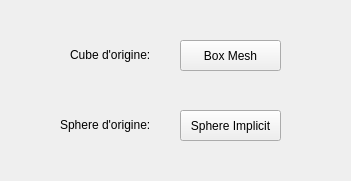
       <widget class="QWidget" name="page">
        <property name="geometry">
         <rect>
          <x>0</x>
          <y>0</y>
          <width>351</width>
          <height>181</height>
         </rect>
        </property>
        <attribute name="label">
         <string>Forme initiale</string>
        </attribute>
        <widget class="QPushButton" name="sphereImplicit">
         <property name="geometry">
          <rect>
           <x>180</x>
           <y>110</y>
           <width>101</width>
           <height>31</height>
          </rect>
         </property>
         <property name="toolTip">
          <string>&lt;!DOCTYPE HTML PUBLIC &quot;-//W3C//DTD HTML 4.0//EN&quot; &quot;http://www.w3.org/TR/REC-html40/strict.dtd&quot;&gt;
&lt;html&gt;&lt;head&gt;&lt;meta name=&quot;qrichtext&quot; content=&quot;1&quot; /&gt;&lt;style type=&quot;text/css&quot;&gt;
p, li { white-space: pre-wrap; }
&lt;/style&gt;&lt;/head&gt;&lt;body style=&quot; font-family:'MS Shell Dlg 2'; font-size:8pt; font-weight:400; font-style:normal;&quot;&gt;
&lt;p style=&quot; margin-top:0px; margin-bottom:0px; margin-left:0px; margin-right:0px; -qt-block-indent:0; text-indent:0px;&quot;&gt;&lt;span style=&quot; color:#5500ff;&quot;&gt;Callback #01&lt;/span&gt;&lt;/p&gt;
&lt;p style=&quot; margin-top:0px; margin-bottom:0px; margin-left:0px; margin-right:0px; -qt-block-indent:0; text-indent:0px;&quot;&gt;&lt;span style=&quot; font-style:italic; color:#aa00ff;&quot;&gt;Create Eurographics 1996 Bear&lt;/span&gt;&lt;/p&gt;&lt;/body&gt;&lt;/html&gt;</string>
         </property>
         <property name="text">
          <string>Sphere Implicit</string>
         </property>
         <property name="checkable">
          <bool>false</bool>
         </property>
        </widget>
        <widget class="QPushButton" name="boxMesh">
         <property name="geometry">
          <rect>
           <x>180</x>
           <y>40</y>
           <width>101</width>
           <height>31</height>
          </rect>
         </property>
         <property name="toolTip">
          <string>&lt;!DOCTYPE HTML PUBLIC &quot;-//W3C//DTD HTML 4.0//EN&quot; &quot;http://www.w3.org/TR/REC-html40/strict.dtd&quot;&gt;
&lt;html&gt;&lt;head&gt;&lt;meta name=&quot;qrichtext&quot; content=&quot;1&quot; /&gt;&lt;style type=&quot;text/css&quot;&gt;
p, li { white-space: pre-wrap; }
&lt;/style&gt;&lt;/head&gt;&lt;body style=&quot; font-family:'MS Shell Dlg 2'; font-size:8pt; font-weight:400; font-style:normal;&quot;&gt;
&lt;p style=&quot; margin-top:0px; margin-bottom:0px; margin-left:0px; margin-right:0px; -qt-block-indent:0; text-indent:0px;&quot;&gt;&lt;span style=&quot; color:#5500ff;&quot;&gt;Callback #01&lt;/span&gt;&lt;/p&gt;
&lt;p style=&quot; margin-top:0px; margin-bottom:0px; margin-left:0px; margin-right:0px; -qt-block-indent:0; text-indent:0px;&quot;&gt;&lt;span style=&quot; font-style:italic; color:#aa00ff;&quot;&gt;Create Eurographics 1996 Bear&lt;/span&gt;&lt;/p&gt;&lt;/body&gt;&lt;/html&gt;</string>
         </property>
         <property name="text">
          <string>Box Mesh</string>
         </property>
         <property name="checkable">
          <bool>false</bool>
         </property>
        </widget>
        <widget class="QLabel" name="label_27">
         <property name="geometry">
          <rect>
           <x>70</x>
           <y>45</y>
           <width>111</width>
           <height>20</height>
          </rect>
         </property>
         <property name="text">
          <string>Cube d'origine:</string>
         </property>
        </widget>
        <widget class="QLabel" name="label_28">
         <property name="geometry">
          <rect>
           <x>60</x>
           <y>115</y>
           <width>121</width>
           <height>20</height>
          </rect>
         </property>
         <property name="text">
          <string>Sphere d'origine:</string>
         </property>
        </widget>
       </widget>
